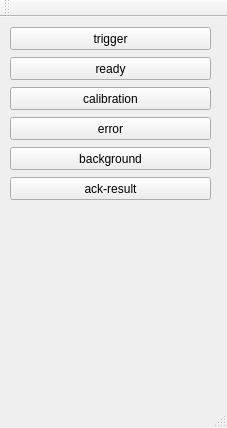
<?xml version="1.0" encoding="UTF-8"?>
<ui version="4.0">
 <class>MainWindow</class>
 <widget class="QMainWindow" name="MainWindow">
  <property name="geometry">
   <rect>
    <x>0</x>
    <y>0</y>
    <width>227</width>
    <height>428</height>
   </rect>
  </property>
  <property name="windowTitle">
   <string>MainWindow</string>
  </property>
  <widget class="QWidget" name="centralWidget">
   <widget class="QPushButton" name="triggerButton">
    <property name="geometry">
     <rect>
      <x>10</x>
      <y>10</y>
      <width>201</width>
      <height>23</height>
     </rect>
    </property>
    <property name="text">
     <string>trigger</string>
    </property>
   </widget>
   <widget class="QPushButton" name="readyButton">
    <property name="geometry">
     <rect>
      <x>10</x>
      <y>40</y>
      <width>201</width>
      <height>23</height>
     </rect>
    </property>
    <property name="text">
     <string>ready</string>
    </property>
   </widget>
   <widget class="QPushButton" name="calibrButton">
    <property name="geometry">
     <rect>
      <x>10</x>
      <y>70</y>
      <width>201</width>
      <height>23</height>
     </rect>
    </property>
    <property name="text">
     <string>calibration</string>
    </property>
   </widget>
   <widget class="QPushButton" name="errorButton">
    <property name="geometry">
     <rect>
      <x>10</x>
      <y>100</y>
      <width>201</width>
      <height>23</height>
     </rect>
    </property>
    <property name="text">
     <string>error</string>
    </property>
   </widget>
   <widget class="QPushButton" name="backButton">
    <property name="geometry">
     <rect>
      <x>10</x>
      <y>130</y>
      <width>201</width>
      <height>23</height>
     </rect>
    </property>
    <property name="text">
     <string>background</string>
    </property>
   </widget>
   <widget class="QPushButton" name="ackButton">
    <property name="geometry">
     <rect>
      <x>10</x>
      <y>160</y>
      <width>201</width>
      <height>23</height>
     </rect>
    </property>
    <property name="text">
     <string>ack-result</string>
    </property>
   </widget>
  </widget>
  <widget class="QMenuBar" name="menuBar">
   <property name="geometry">
    <rect>
     <x>0</x>
     <y>0</y>
     <width>227</width>
     <height>21</height>
    </rect>
   </property>
  </widget>
  <widget class="QToolBar" name="mainToolBar">
   <attribute name="toolBarArea">
    <enum>TopToolBarArea</enum>
   </attribute>
   <attribute name="toolBarBreak">
    <bool>false</bool>
   </attribute>
  </widget>
  <widget class="QStatusBar" name="statusBar"/>
 </widget>
 <layoutdefault spacing="6" margin="11"/>
 <resources/>
 <connections/>
</ui>
